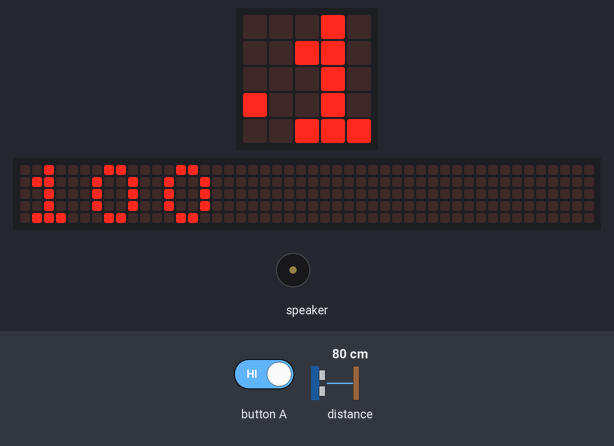
Bench run of a program on a simulated Calliope mini (MakeCode). Shown: the board's 5×5 LED display, a strip that is not on the board, showing the scrolling text unrolled, buzzer (waves = sounding). Inputs (shaded band) come from the test bench; at power-on: distance to the obstacle 80 cm. The 48×5 strip is a reading aid, not a part: it shows the text the display is scrolling, unrolled, one strip-width of it at a time.

Above: at 1.27 s.
1.3 s: button A held down
At 5.6 s:
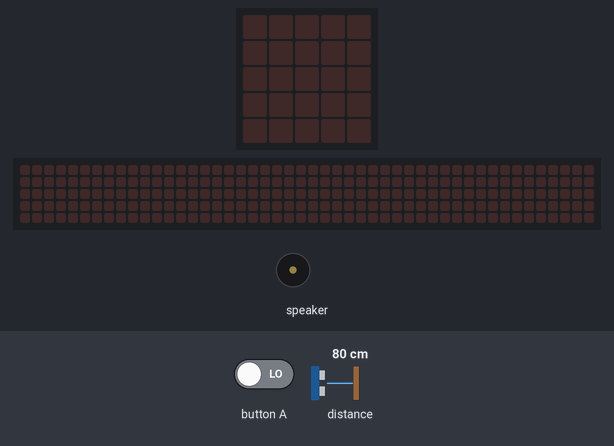
At 10.2 s:
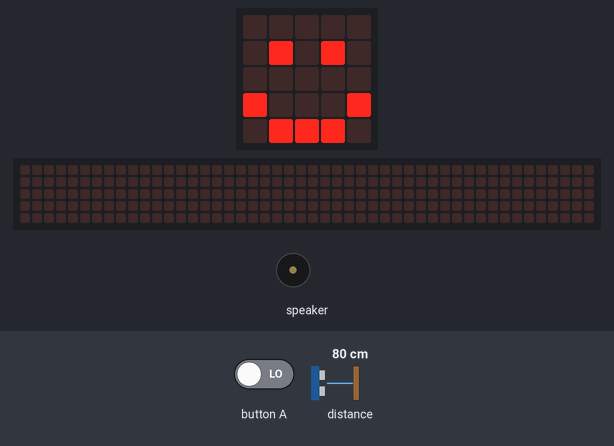
Timing chart, 0 to 14.0 s (numbered marks = the images above; inputs shaded):
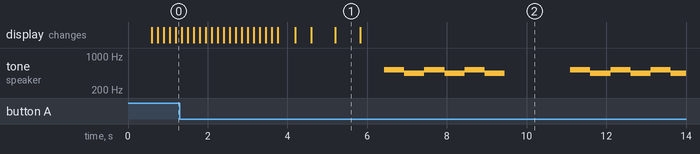

Measured:
- after the input at 1.3 s, tone on speaker: plays 523 Hz for 0.51 s, 440 Hz for 0.51 s, 523 Hz for 0.51 s, 440 Hz for 0.51 s, 523 Hz for 0.51 s, 440 Hz for 0.50 s … (12 notes in this stretch), starting after 5.1 s
- what the display in image 1 shows lasts 0.6 s, from 5.2 s to 5.8 s

The program:

main.ts
```typescript
let abstand = 0
basic.forever(function () {
    abstand = 100
    basic.showIcon(IconNames.Happy)
    if (input.buttonIsPressed(Button.A)) {
        abstand += grove.measureInCentimeters(DigitalPin.C16)
        if (abstand < 30) {
            basic.showIcon(IconNames.Sad)
        } else {
            music.playMelody("C5 A C5 A C5 A - - ", 120)
        }
    } else {
        basic.showNumber(abstand)
        basic.showLeds(`
            . . . . .
            . . . . .
            . . . . .
            . . . . .
            . . . . .
            `)
        basic.showLeds(`
            . . # . .
            . # . . .
            # # # # #
            . # . . .
            . . # . .
            `)
        basic.pause(200)
        basic.showLeds(`
            . . . . .
            . . . . .
            . . . . .
            . . . . .
            . . . . .
            `)
        basic.pause(200)
    }
})
```

test.ts
```typescript
// Hier kann man Tests durchführen; diese Datei wird nicht kompiliert, wenn dieses Paket als Erweiterung verwendet wird.
```
